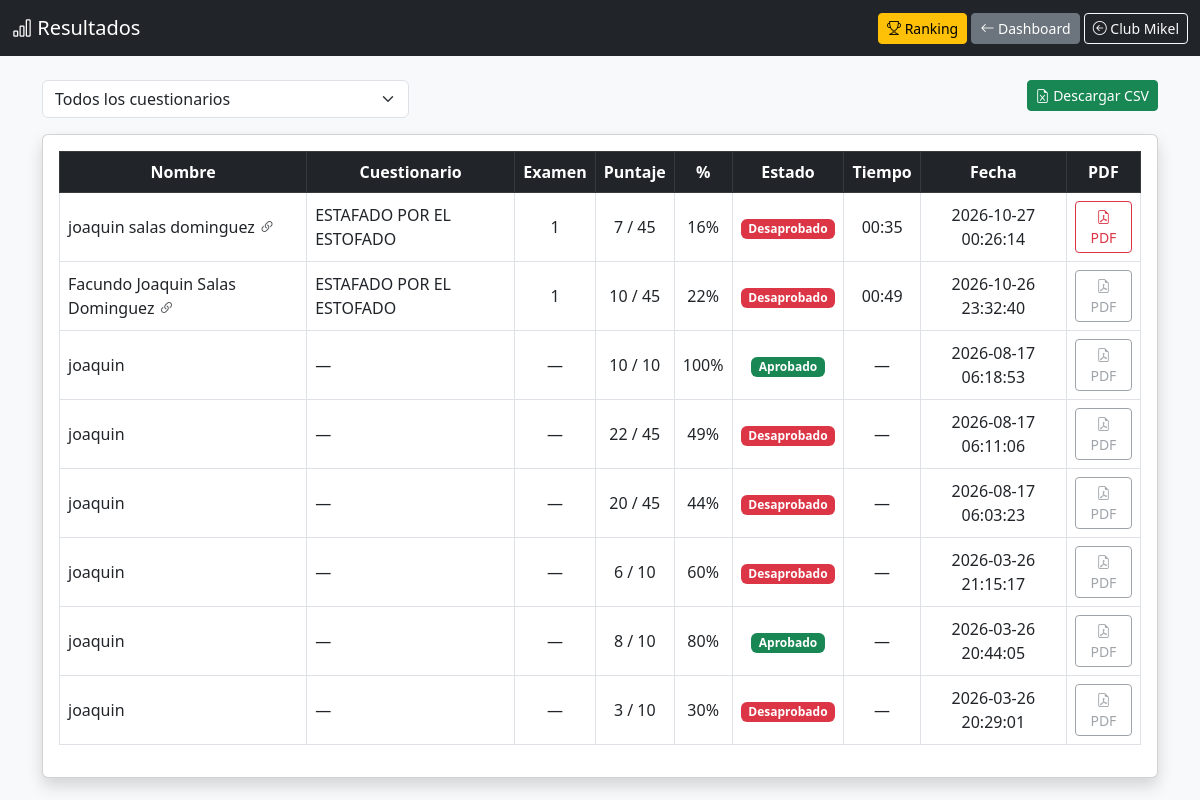
Before: /admin/resultados.php (signed in) with the older database file.
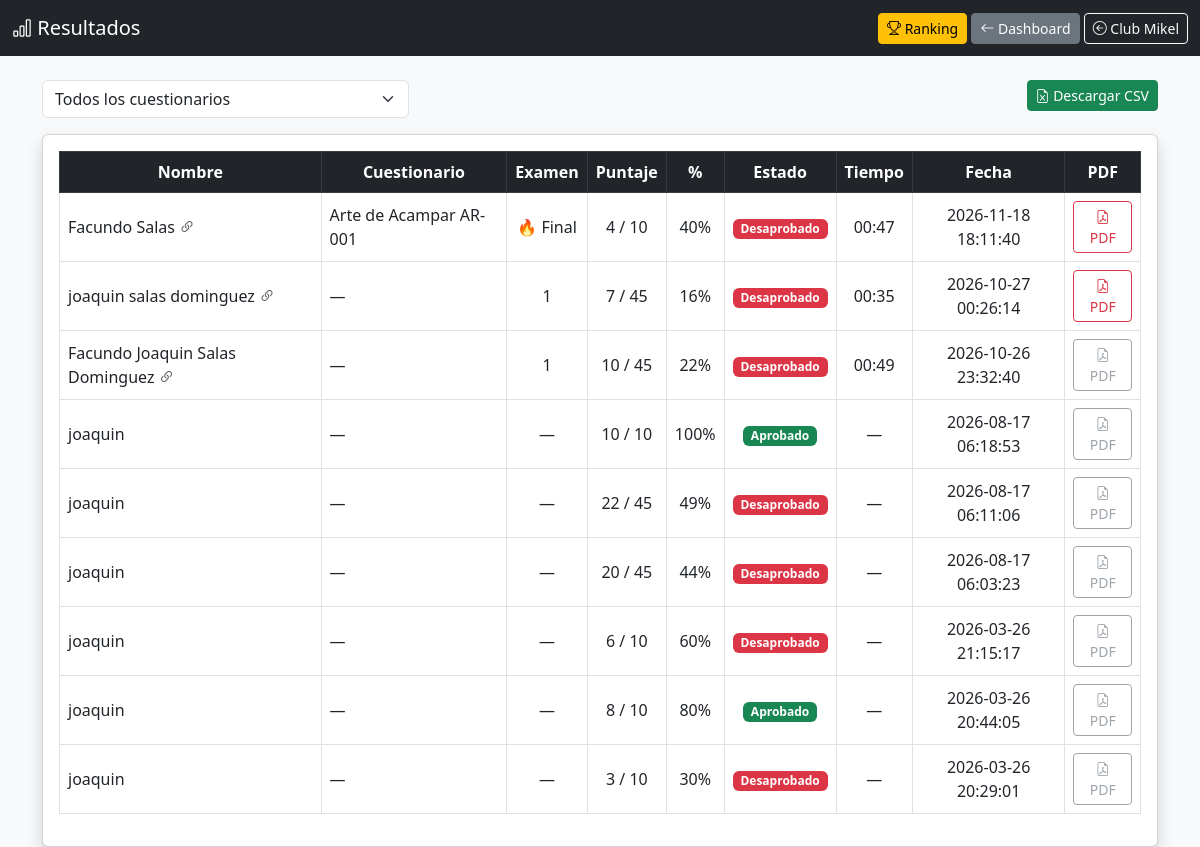
After: the same page with the newer database file.
### tables this page shows
CREATE TABLE `resultados` (
  `id` int(11) NOT NULL,
  `id_usuario` int(11) DEFAULT NULL,
  `puntaje` int(11) DEFAULT NULL,
  `total` int(11) DEFAULT NULL,
  `porcentaje` int(11) DEFAULT NULL,
  `fecha` timestamp NOT NULL DEFAULT current_timestamp(),
  `id_cuestionario` int(11) DEFAULT NULL,
  `capitulo` varchar(10) DEFAULT NULL,
  `tiempo_seg` int(11) DEFAULT NULL,
  `nombre_participante` varchar(100) DEFAULT NULL,
  `id_enlace` int(11) DEFAULT NULL,
  `detalle` mediumtext DEFAULT NULL
);

CREATE TABLE `cuestionarios` (
  `id` int(11) NOT NULL,
  `nombre` varchar(100) NOT NULL,
  `descripcion` text DEFAULT NULL,
  `fecha_creacion` timestamp NOT NULL DEFAULT current_timestamp(),
  `imagen` varchar(255) DEFAULT NULL
);

### includes/auth.php (called while the page is built, shortened)
<?php
function e($s){ return htmlspecialchars((string)$s, ENT_QUOTES, 'UTF-8'); }

### admin/resultados.php (the view, shortened to what this page needs)
<?php
require __DIR__ . '/../includes/auth.php';
require __DIR__ . '/../modelo/conexion.php';
$fc = (int)($_GET['cuestionario'] ?? 0);
$fe = (int)($_GET['enlace'] ?? 0);
$stmt = $con->prepare("
    SELECT r.id, r.id_enlace, r.capitulo, r.puntaje, r.total, r.porcentaje, r.tiempo_seg, r.fecha,
           (r.detalle IS NOT NULL) AS tiene_detalle,
           COALESCE(u.usuario, r.nombre_participante, 'Anónimo') AS nombre,
           c.nombre AS cuestionario, l.etiqueta
    FROM resultados r
    LEFT JOIN usuarios_simulador u ON u.id = r.id_usuario
    LEFT JOIN cuestionarios c ON c.id = r.id_cuestionario
    LEFT JOIN enlaces_examen l ON l.id = r.id_enlace
    WHERE (? = 0 OR r.id_cuestionario = ?) AND (? = 0 OR r.id_enlace = ?)
    ORDER BY r.fecha DESC
    LIMIT 1000
");
$stmt->bind_param("iiii", $fc, $fc, $fe, $fe);
$stmt->execute();
$filas = $stmt->get_result()->fetch_all(MYSQLI_ASSOC);
?>
<!DOCTYPE html>
<html lang="es">
<head>
<link href="https://cdn.jsdelivr.net/npm/bootstrap@5.3.0/dist/css/bootstrap.min.css" rel="stylesheet">
<link href="https://cdn.jsdelivr.net/npm/bootstrap-icons@1.10.5/font/bootstrap-icons.css" rel="stylesheet">
</head>
<body class="bg-light">
<nav class="navbar navbar-dark bg-dark">
<div class="container-fluid">
    <span class="navbar-brand"><i class="bi bi-bar-chart"></i> Resultados</span>
    <div>
        <a href="../user/ranking.php" class="btn btn-warning btn-sm"><i class="bi bi-trophy"></i> Ranking</a>
        <a href="dashboard.php" class="btn btn-secondary btn-sm"><i class="bi bi-arrow-left"></i> Dashboard</a>
        <a href="<?= CLUB_URL ?>" class="btn btn-outline-light btn-sm"><i class="bi bi-arrow-left-circle"></i> Club Mikel</a>
    </div>
</div>
</nav>
<div class="container mt-4">
<form method="GET" class="row g-2 mb-3">
    <div class="col-md-4">
        <select name="cuestionario" class="form-select" onchange="this.form.submit()">
            <option value="0">Todos los cuestionarios</option>
        </select>
    </div>
    <div class="col text-end">
        <a class="btn btn-success btn-sm" href="?<?= e(http_build_query(['cuestionario'=>$fc, 'enlace'=>$fe, 'csv'=>1])) ?>">
            <i class="bi bi-file-earmark-excel"></i> Descargar CSV
        </a>
    </div>
</form>
<div class="card shadow">
<div class="card-body">
<div class="table-responsive">
<table class="table table-hover table-bordered align-middle">
    <thead class="table-dark text-center">
        <tr><th>Nombre</th><th>Cuestionario</th><th>Examen</th><th>Puntaje</th><th>%</th><th>Estado</th><th>Tiempo</th><th>Fecha</th><th>PDF</th></tr>
    </thead>
    <tbody>
    <?php foreach ($filas as $r) { $ok = $r['porcentaje'] >= NOTA_MINIMA; ?>
        <tr>
            <td><?= e($r['nombre']) ?><?php if ($r['id_enlace']) { ?> <i class="bi bi-link-45deg text-muted" title="Entró por enlace"></i><?php } ?></td>
            <td><?= e($r['cuestionario'] ?? '—') ?></td>
            <td class="text-center"><?= $r['capitulo'] === 'final' ? '🔥 Final' : e($r['capitulo'] ?? '—') ?></td>
            <td class="text-center"><?= (int)$r['puntaje'] ?> / <?= (int)$r['total'] ?></td>
            <td class="text-center"><?= (int)$r['porcentaje'] ?>%</td>
            <td class="text-center"><span class="badge bg-<?= $ok ? 'success' : 'danger' ?>"><?= $ok ? 'Aprobado' : 'Desaprobado' ?></span></td>
            <td class="text-center"><?= $r['tiempo_seg'] !== null ? gmdate('i:s', (int)$r['tiempo_seg']) : '—' ?></td>
            <td class="text-center"><?= e($r['fecha']) ?></td>
            <td class="text-center">
                <?php if ($r['tiene_detalle']) { ?>
                    <a href="resultado_pdf.php?id=<?= (int)$r['id'] ?>" target="_blank" class="btn btn-sm btn-outline-danger">
                        <i class="bi bi-file-earmark-pdf"></i> PDF
                    </a>
                <?php } else { ?>
                    <button class="btn btn-sm btn-outline-secondary" disabled title="Este examen se rindió antes de guardar el detalle">
                        <i class="bi bi-file-earmark-pdf"></i> PDF
                    </button>
                <?php } ?>
            </td>
        </tr>
    <?php } ?>
    </tbody>
</table>
</div>
</div>
</div>
</div>
</body>
</html>

Changed rows visible on the page:
added resultados: nombre "Facundo Salas", id_enlace 2 (drawn), id_cuestionario.nombre "Arte de Acampar AR-001", capitulo "🔥 Final", puntaje "4", total "10", porcentaje "40", shows "Desaprobado", tiempo_seg "00:47", fecha "2026-11-18 18:11:40"
computed for resultados (number 2 of 9 on the later page): id_cuestionario.nombre "ESTAFADO POR EL ESTOFADO" → "—"
computed for resultados (number 3 of 9 on the later page): id_cuestionario.nombre "ESTAFADO POR EL ESTOFADO" → "—"
